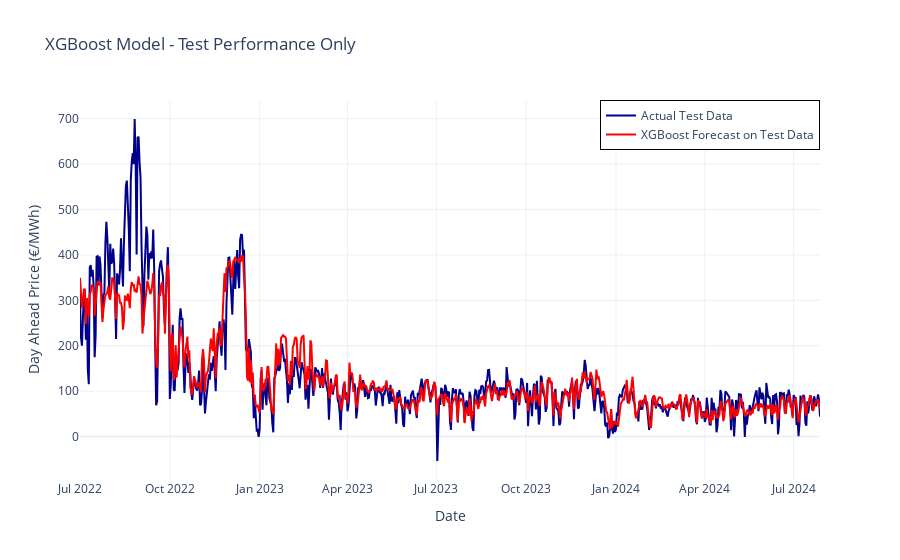

Source (notebook cell):
### Markdown cell above
##### Here only using the split into train and test set

### Code cell
import pandas as pd
import numpy as np
from darts import TimeSeries
from darts.models import XGBModel
from darts.dataprocessing.transformers import Scaler
from sklearn.preprocessing import MaxAbsScaler, RobustScaler, StandardScaler
import plotly.graph_objs as go
from darts.metrics import mape, rmse, mse, mae
import optuna

# Convert future covariates to TimeSeries objects
future_covariates_train = TimeSeries.from_dataframe(train_df, 'Date', future_covariates_columns).astype('float32')
future_covariates_full = TimeSeries.from_dataframe(df, 'Date', future_covariates_columns, fill_missing_dates=True, freq="D").astype('float32')

# Determine required start date for future covariates
input_chunk_length = 500  # Set based on desired look-back period
required_start_date = pd.Timestamp(test_df['Date'].iloc[0]) - pd.DateOffset(days=input_chunk_length)

# Ensure future_covariates_full covers the required range
required_end_date = pd.Timestamp(test_df['Date'].iloc[0]) + pd.DateOffset(days=len(series_test)-1)

# Check if future_covariates_full has sufficient data
if future_covariates_full.start_time() > required_start_date or future_covariates_full.end_time() < required_end_date:
    print("Warning: The future_covariates_full is not long enough to cover the required input chunk length and prediction range.")
    # Extend the future_covariates_full or adjust your dataset

# Slice the future covariates to the required range, including data from the training period
future_covariates_test = future_covariates_full.slice(required_start_date, required_end_date)

# Scaling the data
scaler_series = Scaler(MaxAbsScaler())
scaler_covariates = Scaler(MaxAbsScaler())

# Fit the scaler on the training data
series_train_scaled = scaler_series.fit_transform(series_train)
future_covariates_train_scaled = scaler_covariates.fit_transform(future_covariates_train)

# Transform the test series and future covariates using the same scaler
series_test_scaled = scaler_series.transform(series_test)
future_covariates_test_scaled = scaler_covariates.transform(future_covariates_test)

# Define the Optuna objective function
def objective(trial):
    # Define hyperparameters to tune
    max_depth = trial.suggest_int('max_depth', 3, 15)
    learning_rate = trial.suggest_float('learning_rate', 0.001, 0.3, log=True)
    n_estimators = trial.suggest_int('n_estimators', 50, 500)
    input_chunk_length = trial.suggest_int('input_chunk_length', 10, 300)
    min_child_weight = trial.suggest_float('min_child_weight', 0.1, 10.0)
    subsample = trial.suggest_float('subsample', 0.5, 1.0)
    colsample_bytree = trial.suggest_float('colsample_bytree', 0.5, 1.0)
    gamma = trial.suggest_float('gamma', 0, 5)
    
    model = XGBModel(
        lags=input_chunk_length,
        output_chunk_length=1,
        lags_future_covariates=[0],
        max_depth=max_depth,
        learning_rate=learning_rate,
        n_estimators=n_estimators,
        min_child_weight=min_child_weight,
        subsample=subsample,
        colsample_bytree=colsample_bytree,
        gamma=gamma,
        random_state=42
    )

    # Train the model
    model.fit(series_train_scaled, future_covariates=future_covariates_train_scaled, verbose=False) 

    # Make predictions on the test set
    forecast_scaled = model.predict(n=len(series_test_scaled), future_covariates=future_covariates_test_scaled)

    # Inverse transform the forecast to the original scale
    forecast = scaler_series.inverse_transform(forecast_scaled)

    # Evaluate the model performance using MAPE
    error = mse(series_test, forecast)

    return error

# Create an Optuna study and optimize
study = optuna.create_study(direction='minimize')
study.optimize(objective, n_trials=500, n_jobs=7)

# Print the best hyperparameters
print('/n Best hyperparameters: ', study.best_params)

# Extract the best hyperparameters from the Optuna study
best_params = study.best_params

# Use the best hyperparameters to define the XGBoost model
best_model = XGBModel(
    lags=best_params['input_chunk_length'],
    output_chunk_length=1,  # Predicting one day at a time
    lags_future_covariates=[0],  # Using the current value of future covariates for prediction
    max_depth=best_params['max_depth'],
    learning_rate=best_params['learning_rate'],
    n_estimators=best_params['n_estimators'],
    min_child_weight=best_params['min_child_weight'],  
    subsample=best_params['subsample'],               
    colsample_bytree=best_params['colsample_bytree'], 
    gamma=best_params['gamma'],                       
    random_state=42
)

# Train the model with the best hyperparameters
best_model.fit(series_train_scaled, future_covariates=future_covariates_train_scaled)

# Make predictions on the test set
forecast_scaled = best_model.predict(n=len(series_test_scaled), future_covariates=future_covariates_test_scaled)

# Inverse transform the forecast to the original scale
forecast = scaler_series.inverse_transform(forecast_scaled)

# Convert TimeSeries to DataFrame for Plotly plotting
test_df_plotly = series_test.pd_dataframe()
forecast_df_plotly = forecast.pd_dataframe()

# Plot the results using Plotly
fig = go.Figure()

# Add actual test data trace
fig.add_trace(go.Scatter(x=test_df_plotly.index, y=test_df_plotly['Day_ahead_price (€/MWh)'],
                         mode='lines', name='Actual Test Data', line=dict(color='darkblue')))

# Add forecast data trace
fig.add_trace(go.Scatter(x=forecast_df_plotly.index, y=forecast_df_plotly['Day_ahead_price (€/MWh)'],
                         mode='lines', name='XGBoost Forecast on Test Data', line=dict(color='red')))

# Update layout
fig.update_layout(
    title='XGBoost Model - Test Performance Only',
    xaxis_title='Date',
    yaxis_title='Day Ahead Price (€/MWh)',
    legend=dict(
        x=1,   # Set x position to 1 (far right)
        y=1,   # Set y position to 1 (top)
        xanchor='right',  # Anchor the legend's x position to the right
        yanchor='top',    # Anchor the legend's y position to the top
        bordercolor='black',  # Optional: Add a border around the legend
        borderwidth=1        # Optional: Set the border width
    ),
    template='plotly_white'
)

# Show the plot
fig.show()


# Evaluate the model using Darts' metrics
print(f'Mean Absolute Error on Test Set: {mae(series_test, forecast)}')
print(f'Mean Absolute Percentage Error on Test Set: {mape(series_test, forecast)}')
print(f'Mean Squared Error on Test Set: {mse(series_test, forecast)}')
print(f'Root Mean Squared Error on Test Set: {rmse(series_test, forecast)}')

### Figure 1 — Plotly figure (JSON) as saved in the notebook; plotly's stock layout.template omitted (floating-point values rounded to 4 significant figures; data arrays with more than 128 entries replaced by an {"elided": "..."} marker saying what was removed)
{"data": [{"line": {"color": "darkblue"}, "mode": "lines", "name": "Actual Test Data", "type": "scatter", "x": {"elided": "759 str values"}, "y": {"elided": "759 float values"}}, {"line": {"color": "red"}, "mode": "lines", "name": "XGBoost Forecast on Test Data", "type": "scatter", "x": {"elided": "759 str values"}, "y": {"elided": "759 float values"}}], "layout": {"legend": {"bordercolor": "black", "borderwidth": 1, "x": 1, "xanchor": "right", "y": 1, "yanchor": "top"}, "title": {"text": "XGBoost Model - Test Performance Only"}, "xaxis": {"title": {"text": "Date"}}, "yaxis": {"title": {"text": "Day Ahead Price (€/MWh)"}}}}
